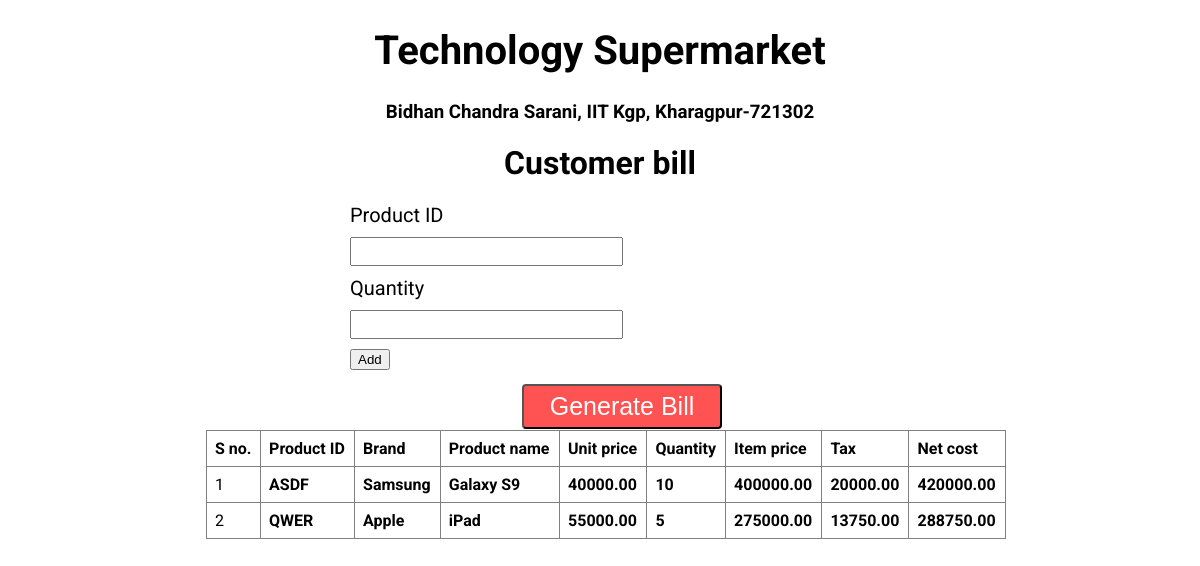
The app's page /salesClerk_billing (signed in) with its own data.
### superMarket/models.py (models this page shows, shortened)
class sold_product(models.Model):
    ps_id = models.AutoField(primary_key=True, default=0)
    tran_id = models.IntegerField(default=0)
    t_date = models.CharField(max_length=20, default = "2022/04/03")
    prod = models.ForeignKey(product, on_delete=models.CASCADE)
    quantity = models.IntegerField(default=1)
    unit_price = models.DecimalField(max_digits=10, decimal_places=2, default=0.00, blank=False)
    item_price = models.DecimalField(max_digits=10, decimal_places=2, default=0.00, blank=False)
    tax = models.DecimalField(max_digits=10, decimal_places=2, default=0.00, blank=False)
    net_cost = models.DecimalField(max_digits=10, decimal_places=2, default=0.00, blank=False)
    profit = models.DecimalField(max_digits=10, decimal_places=2, default=0.00, blank=False)

class product(models.Model):
    p_id = models.CharField(max_length=20, primary_key=True)
    brand = models.CharField(max_length=20)
    p_name = models.CharField(max_length=50)
    cost_price = models.DecimalField(max_digits=10, decimal_places=2, default=0.00, blank=False)
    price = models.DecimalField(max_digits=10, decimal_places=2, default=0.00, blank=False)
    qty = models.IntegerField(default=0)
    type_choices = [("by_qty","by quantity"),("by_wt","by weight")]
    type = models.CharField(max_length=20, choices=type_choices, default="by_qty")

### superMarket/views.py (the view, shortened to what this page needs)
# urls.py: path("salesClerk_billing", views.salesClerk_billing,  name='salesClerk_billing'),
@login_required(login_url='/salesClerk_login')
def salesClerk_billing(request):
    print(transaction_id, tran_date)
    ps_list = sold_product.objects.all().filter(tran_id = transaction_id)
    context = {
        "p_list":ps_list
    }
    return render(request, 'billing.html', context)

### templates/billing.html (shortened to what this page needs)
{% load static %}
<!DOCTYPE html>
<html lang="en">
  <head>
  </head>
  <body>
    <div class="verticalhorizontal1" id="gen_bill">
      <button onclick="document.location='/salesClerk_generateBill'" class="btn" style="height:45px; width:200px"> Generate Bill </button>
    </div>
    <h1 style="font-size:40px">Technology Supermarket</h1>
    <h3 align="center">Bidhan Chandra Sarani, IIT Kgp, Kharagpur-721302</h3>
    <h1>Customer bill</h1>
    <form method="POST" action="" id="abc">
      <div class="input-row">
        <label for="p_id_in">Product ID</label>
        <input type="text" name="p_id_in" id="p_id_in" />
      </div>
      <div class="input-row">
        <label for="qty_in">Quantity</label>
        <input type="number" name="qty_in" id="qty_in" />
      </div>
      <button>Add</button>
    </form>
<div class="scrollingTable" style="overflow-x:auto; margin-top: 5%; margin-left: 1%;">
      <table align="center" style="color: black;">
        <tr style="background-color: white; color: black;">
          <th>S no.</th>
          <th>Product ID</th>
          <th>Brand</th>
          <th>Product name</th>
          <th>Unit price</th>
          <th>Quantity</th>
          <th>Item price</th>
          <th>Tax</th>
          <th>Net cost</th>
        </tr>
        {% for obj in p_list%}
            <tr>
                <td>{{ forloop.counter }}</td>
                <th>{{ obj.prod.p_id }}</th>
                <th>{{ obj.prod.brand }}</th>
                <th>{{ obj.prod.p_name }}</th>
                <th>{{ obj.unit_price }}</th>
                <th>{{ obj.quantity }}</th>
                <th>{{ obj.item_price }}</th>
                <th>{{ obj.tax }}</th>
                <th>{{ obj.net_cost }}</th>
            </tr>
        {% endfor %}
      </table>
    </div>
  </body>
</html>

### templates/billing.html (style rules this page uses)
body { font-family: "Roboto", sans-serif; }
h1 { text-align: center; }
form { width: 500px; margin: 20px auto; }
table { border-collapse: collapse; border-spacing: 0; width: 50em; top: 30%; right: 30%; border: 1px solid grey; }
th, td { text-align: left; padding: 8px; border: 1px solid grey; }
label, input { display: block; margin: 10px 0; font-size: 20px; }
button { display: block; }
.verticalhorizontal1 { position: absolute; left: 43%; top: 48%; }
.verticalhorizontal1 button { margin: 0px 6px; padding: 1px 1px; border-radius: 4px; cursor: pointer; background-color: rgb(255, 82, 82); color: white; font-size: 25px; }

### records on screen
sold_product: prod.p_id "ASDF", prod.brand "Samsung", prod.p_name "Galaxy S9", unit_price "40000.00", quantity "10", item_price "400000.00", tax "20000.00", net_cost "420000.00"
sold_product: prod.p_id "QWER", prod.brand "Apple", prod.p_name "iPad", unit_price "55000.00", quantity "5", item_price "275000.00", tax "13750.00", net_cost "288750.00"
